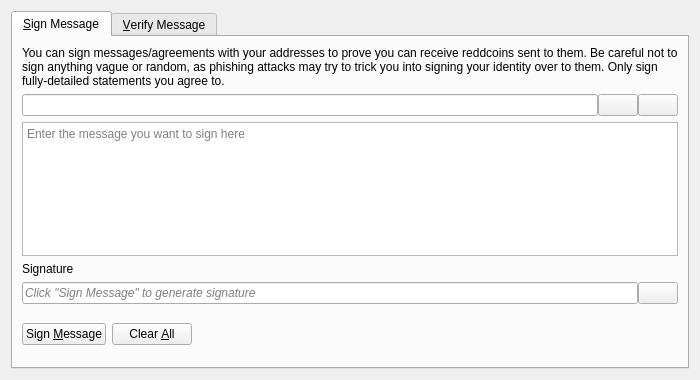
<?xml version="1.0" encoding="UTF-8"?>
<ui version="4.0">
 <class>SignVerifyMessageDialog</class>
 <widget class="QDialog" name="SignVerifyMessageDialog">
  <property name="geometry">
   <rect>
    <x>0</x>
    <y>0</y>
    <width>700</width>
    <height>380</height>
   </rect>
  </property>
  <property name="windowTitle">
   <string>Signatures - Sign / Verify a Message</string>
  </property>
  <property name="modal">
   <bool>true</bool>
  </property>
  <layout class="QVBoxLayout" name="verticalLayout">
   <item>
    <widget class="QTabWidget" name="tabWidget">
     <property name="currentIndex">
      <number>0</number>
     </property>
     <widget class="QWidget" name="tabSignMessage">
      <attribute name="title">
       <string>&amp;Sign Message</string>
      </attribute>
      <layout class="QVBoxLayout" name="verticalLayout_SM">
       <item>
        <widget class="QLabel" name="infoLabel_SM">
         <property name="text">
          <string>You can sign messages/agreements with your addresses to prove you can receive reddcoins sent to them. Be careful not to sign anything vague or random, as phishing attacks may try to trick you into signing your identity over to them. Only sign fully-detailed statements you agree to.</string>
         </property>
         <property name="textFormat">
          <enum>Qt::PlainText</enum>
         </property>
         <property name="wordWrap">
          <bool>true</bool>
         </property>
        </widget>
       </item>
       <item>
        <layout class="QHBoxLayout" name="horizontalLayout_1_SM">
         <property name="spacing">
          <number>0</number>
         </property>
         <item>
          <widget class="QValidatedLineEdit" name="addressIn_SM">
           <property name="toolTip">
            <string>The Reddcoin address to sign the message with</string>
           </property>
          </widget>
         </item>
         <item>
          <widget class="QPushButton" name="addressBookButton_SM">
           <property name="toolTip">
            <string>Choose previously used address</string>
           </property>
           <property name="text">
            <string/>
           </property>
           <property name="icon">
            <iconset resource="../bitcoin.qrc">
             <normaloff>:/icons/address-book</normaloff>:/icons/address-book</iconset>
           </property>
           <property name="shortcut">
            <string>Alt+A</string>
           </property>
           <property name="autoDefault">
            <bool>false</bool>
           </property>
          </widget>
         </item>
         <item>
          <widget class="QPushButton" name="pasteButton_SM">
           <property name="toolTip">
            <string>Paste address from clipboard</string>
           </property>
           <property name="text">
            <string/>
           </property>
           <property name="icon">
            <iconset resource="../bitcoin.qrc">
             <normaloff>:/icons/editpaste</normaloff>:/icons/editpaste</iconset>
           </property>
           <property name="shortcut">
            <string>Alt+P</string>
           </property>
           <property name="autoDefault">
            <bool>false</bool>
           </property>
          </widget>
         </item>
        </layout>
       </item>
       <item>
        <widget class="QPlainTextEdit" name="messageIn_SM">
         <property name="toolTip">
          <string>Enter the message you want to sign here</string>
         </property>
         <property name="placeholderText">
          <string>Enter the message you want to sign here</string>
         </property>
        </widget>
       </item>
       <item>
        <widget class="QLabel" name="signatureLabel_SM">
         <property name="text">
          <string>Signature</string>
         </property>
         <property name="textFormat">
          <enum>Qt::PlainText</enum>
         </property>
        </widget>
       </item>
       <item>
        <layout class="QHBoxLayout" name="horizontalLayout_2_SM">
         <property name="spacing">
          <number>0</number>
         </property>
         <item>
          <widget class="QLineEdit" name="signatureOut_SM">
           <property name="placeholderText">
            <string>Click "Sign Message" to generate signature</string>
           </property>
           <property name="font">
            <font>
             <italic>true</italic>
            </font>
           </property>
           <property name="readOnly">
            <bool>true</bool>
           </property>
          </widget>
         </item>
         <item>
          <widget class="QPushButton" name="copySignatureButton_SM">
           <property name="toolTip">
            <string>Copy the current signature to the system clipboard</string>
           </property>
           <property name="text">
            <string/>
           </property>
           <property name="icon">
            <iconset resource="../bitcoin.qrc">
             <normaloff>:/icons/editcopy</normaloff>:/icons/editcopy</iconset>
           </property>
           <property name="autoDefault">
            <bool>false</bool>
           </property>
          </widget>
         </item>
        </layout>
       </item>
       <item>
        <layout class="QHBoxLayout" name="horizontalLayout_3_SM">
         <item>
          <widget class="QPushButton" name="signMessageButton_SM">
           <property name="toolTip">
            <string>Sign the message to prove you own this Reddcoin address</string>
           </property>
           <property name="text">
            <string>Sign &amp;Message</string>
           </property>
           <property name="icon">
            <iconset resource="../bitcoin.qrc">
             <normaloff>:/icons/edit</normaloff>:/icons/edit</iconset>
           </property>
           <property name="autoDefault">
            <bool>false</bool>
           </property>
          </widget>
         </item>
         <item>
          <widget class="QPushButton" name="clearButton_SM">
           <property name="toolTip">
            <string>Reset all sign message fields</string>
           </property>
           <property name="text">
            <string>Clear &amp;All</string>
           </property>
           <property name="icon">
            <iconset resource="../bitcoin.qrc">
             <normaloff>:/icons/remove</normaloff>:/icons/remove</iconset>
           </property>
           <property name="autoDefault">
            <bool>false</bool>
           </property>
          </widget>
         </item>
         <item>
          <spacer name="horizontalSpacer_1_SM">
           <property name="orientation">
            <enum>Qt::Horizontal</enum>
           </property>
           <property name="sizeHint" stdset="0">
            <size>
             <width>40</width>
             <height>48</height>
            </size>
           </property>
          </spacer>
         </item>
         <item>
          <widget class="QLabel" name="statusLabel_SM">
           <property name="font">
            <font>
             <weight>75</weight>
             <bold>true</bold>
            </font>
           </property>
           <property name="text">
            <string/>
           </property>
           <property name="wordWrap">
            <bool>true</bool>
           </property>
          </widget>
         </item>
         <item>
          <spacer name="horizontalSpacer_2_SM">
           <property name="orientation">
            <enum>Qt::Horizontal</enum>
           </property>
           <property name="sizeHint" stdset="0">
            <size>
             <width>40</width>
             <height>48</height>
            </size>
           </property>
          </spacer>
         </item>
        </layout>
       </item>
      </layout>
     </widget>
     <widget class="QWidget" name="tabVerifyMessage">
      <attribute name="title">
       <string>&amp;Verify Message</string>
      </attribute>
      <layout class="QVBoxLayout" name="verticalLayout_VM">
       <item>
        <widget class="QLabel" name="infoLabel_VM">
         <property name="text">
          <string>Enter the receiver's address, message (ensure you copy line breaks, spaces, tabs, etc. exactly) and signature below to verify the message. Be careful not to read more into the signature than what is in the signed message itself, to avoid being tricked by a man-in-the-middle attack. Note that this only proves the signing party receives with the address, it cannot prove sendership of any transaction!</string>
         </property>
         <property name="textFormat">
          <enum>Qt::PlainText</enum>
         </property>
         <property name="alignment">
          <set>Qt::AlignLeading|Qt::AlignLeft|Qt::AlignTop</set>
         </property>
         <property name="wordWrap">
          <bool>true</bool>
         </property>
        </widget>
       </item>
       <item>
        <layout class="QHBoxLayout" name="horizontalLayout_1_VM">
         <property name="spacing">
          <number>0</number>
         </property>
         <item>
          <widget class="QValidatedLineEdit" name="addressIn_VM">
           <property name="toolTip">
            <string>The Reddcoin address the message was signed with</string>
           </property>
          </widget>
         </item>
         <item>
          <widget class="QPushButton" name="addressBookButton_VM">
           <property name="toolTip">
            <string>Choose previously used address</string>
           </property>
           <property name="text">
            <string/>
           </property>
           <property name="icon">
            <iconset resource="../bitcoin.qrc">
             <normaloff>:/icons/address-book</normaloff>:/icons/address-book</iconset>
           </property>
           <property name="shortcut">
            <string>Alt+A</string>
           </property>
           <property name="autoDefault">
            <bool>false</bool>
           </property>
          </widget>
         </item>
        </layout>
       </item>
       <item>
        <widget class="QPlainTextEdit" name="messageIn_VM">
          <property name="toolTip">
            <string>The signed message to verify</string>
          </property>
          <property name="placeholderText">
            <string>The signed message to verify</string>
          </property>
        </widget>
       </item>
       <item>
        <widget class="QValidatedLineEdit" name="signatureIn_VM">
          <property name="toolTip">
            <string>The signature given when the message was signed</string>
          </property>
          <property name="placeholderText">
            <string>The signature given when the message was signed</string>
          </property>
        </widget>
       </item>
       <item>
        <layout class="QHBoxLayout" name="horizontalLayout_2_VM">
         <item>
          <widget class="QPushButton" name="verifyMessageButton_VM">
           <property name="toolTip">
            <string>Verify the message to ensure it was signed with the specified Reddcoin address</string>
           </property>
           <property name="text">
            <string>Verify &amp;Message</string>
           </property>
           <property name="icon">
            <iconset resource="../bitcoin.qrc">
             <normaloff>:/icons/transaction_0</normaloff>:/icons/transaction_0</iconset>
           </property>
           <property name="autoDefault">
            <bool>false</bool>
           </property>
          </widget>
         </item>
         <item>
          <widget class="QPushButton" name="clearButton_VM">
           <property name="toolTip">
            <string>Reset all verify message fields</string>
           </property>
           <property name="text">
            <string>Clear &amp;All</string>
           </property>
           <property name="icon">
            <iconset resource="../bitcoin.qrc">
             <normaloff>:/icons/remove</normaloff>:/icons/remove</iconset>
           </property>
           <property name="autoDefault">
            <bool>false</bool>
           </property>
          </widget>
         </item>
         <item>
          <spacer name="horizontalSpacer_1_VM">
           <property name="orientation">
            <enum>Qt::Horizontal</enum>
           </property>
           <property name="sizeHint" stdset="0">
            <size>
             <width>40</width>
             <height>48</height>
            </size>
           </property>
          </spacer>
         </item>
         <item>
          <widget class="QLabel" name="statusLabel_VM">
           <property name="font">
            <font>
             <weight>75</weight>
             <bold>true</bold>
            </font>
           </property>
           <property name="text">
            <string/>
           </property>
           <property name="wordWrap">
            <bool>true</bool>
           </property>
          </widget>
         </item>
         <item>
          <spacer name="horizontalSpacer_2_VM">
           <property name="orientation">
            <enum>Qt::Horizontal</enum>
           </property>
           <property name="sizeHint" stdset="0">
            <size>
             <width>40</width>
             <height>48</height>
            </size>
           </property>
          </spacer>
         </item>
        </layout>
       </item>
      </layout>
     </widget>
    </widget>
   </item>
  </layout>
 </widget>
 <customwidgets>
  <customwidget>
   <class>QValidatedLineEdit</class>
   <extends>QLineEdit</extends>
   <header>qt/qvalidatedlineedit.h</header>
  </customwidget>
 </customwidgets>
 <resources>
  <include location="../bitcoin.qrc"/>
 </resources>
 <connections/>
</ui>
